Frame 1 (no input): blank canvas, image omitted
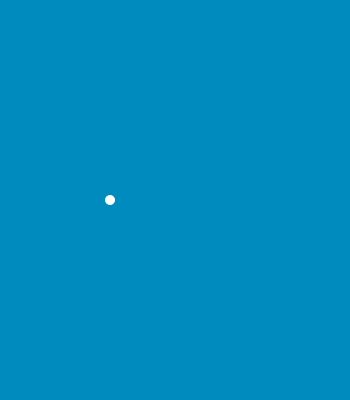
Frame 60 (the mouse pressed at the canvas centre just before this capture)
Frame 120 (the mouse held since frame 60 and released just before this capture): blank canvas, image omitted

The Processing sketch that drew this single still picture (run headless with seeded random() and noise(); from frame 60 on, the mouse is pressed at the canvas centre):

// Processing sketch: processing_113820
// ── processing_113820.pde

int diameter = 10;
int positionX = 50;

void setup(){
  size(350,400);
  rectMode(CENTER);
}

void draw(){
  background(0,139,191);
  
  if(positionX <= width-diameter/2){
    positionX++; //positionX = positionX +1;
  
  }else if(positionX < 50){
    
  }
  
  noStroke();  
  ellipse(positionX,height/2,diameter,diameter);
  
  
  }  
